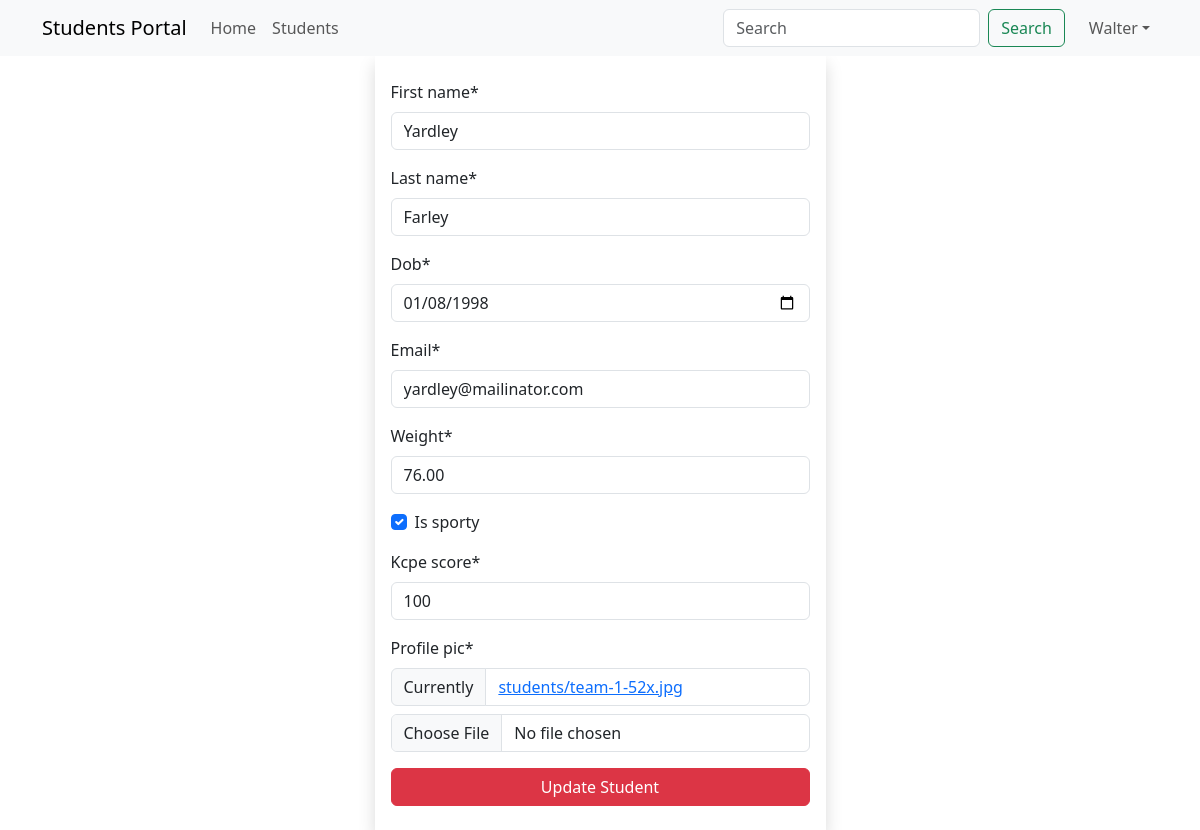
Page /students/update/5 (signed in) on the committed database.
### main_app/models.py (models this page shows, shortened)
class Student(models.Model):
    first_name = models.CharField(max_length=25)
    last_name = models.CharField(max_length=25)
    dob = models.DateField()
    email = models.EmailField(unique=True)
    weight = models.DecimalField(max_digits=5, decimal_places=2)  # 100.500
    is_sporty = models.BooleanField(default=False)
    kcpe_score = models.IntegerField()
    profile_pic = models.ImageField(upload_to=generate_unique_name, null=True, default="students/default.png")
    created_at = models.DateTimeField(auto_now_add=True)
    updated_at = models.DateTimeField(auto_now=True)

### main_app/views.py (the view)
# urls.py: path('students/update/<int:student_id>', views.update_student, name="update"),
@login_required
def update_student(request, student_id):
    student = get_object_or_404(Student, pk=student_id)  # SELECT * FROM students WHERE id=1
    if request.method == "POST":
        form = StudentForm(request.POST, request.FILES, instance=student)
        if form.is_valid():
            form.save()
            messages.success(request, f"Successfully updated student {student.first_name}")
            return redirect("details", student_id)
    else:
        form = StudentForm(instance=student)
    return render(request, "update.html", {"form": form})

### main_app/app_forms.py
class StudentForm(forms.ModelForm):
    class Meta:
        model = Student
        fields = "__all__"
        widgets = {
            "dob": forms.DateInput(attrs={"min": "1990-01-01", "max": "1999-12-31", "type": "date"}),
            "kcpe_score": forms.NumberInput(attrs={"max": 500, "min": 0})
        }

### templates/update.html (shortened to what this page needs)
{% extends 'base.html' %}
{% load crispy_forms_filters %}
{% block content %}
    {% include 'navbar.html' %}
    <div class="container">
        <div class="row justify-content-center">
            <div class="col-sm-5">
                <form action="{{ request.path }}" method="post" class="shadow px-3 py-4" enctype="multipart/form-data">
                    {{ form | crispy }}
                    <button class="btn btn-danger w-100">Update Student</button>
                </form>
            </div>
        </div>
    </div>
{% endblock %}

### templates/navbar.html (shortened to what this page needs)
<nav class="navbar sticky-top navbar-expand-lg navbar-light bg-light">
    <div class="container">
        <a class="navbar-brand" href="{% url 'home' %}">Students Portal</a>
        <div class="collapse navbar-collapse" id="navbarTogglerDemo02">
            <ul class="navbar-nav me-auto mb-2 mb-lg-0">
                <li class="nav-item">
                    <a class="nav-link  {% if '/' == request.path %} active {% endif %}" aria-current="page"
                       href="{% url 'home' %}">Home</a>
                </li>
                <li class="nav-item">
                    <a class="nav-link {% if 'show' in request.path %} active {% endif %} " href="{% url 'show' %}">Students</a>
                </li>
            </ul>
            <form class="d-flex" method="get" action="{% url 'search' %}">
                <input class="form-control me-2" name="search" type="search" placeholder="Search" aria-label="Search">
                <button class="btn btn-outline-success" type="submit">Search</button>
            </form>
            <ul class="navbar-nav ms-3 mb-2 mb-lg-0">
                <li class="nav-item dropdown">
                    <a class="nav-link dropdown-toggle" href="#" role="button" data-bs-toggle="dropdown">{{ user.first_name }}</a>
                </li>
            </ul>
        </div>
    </div>
</nav>

### rows in the picture
Student: first_name "Yardley", last_name "Farley", dob "01/08/1998", email "yardley@mailinator.com", weight "76.00", is_sporty "☑", kcpe_score "100"

### other values in the picture
{{ user.first_name }} "Walter"
